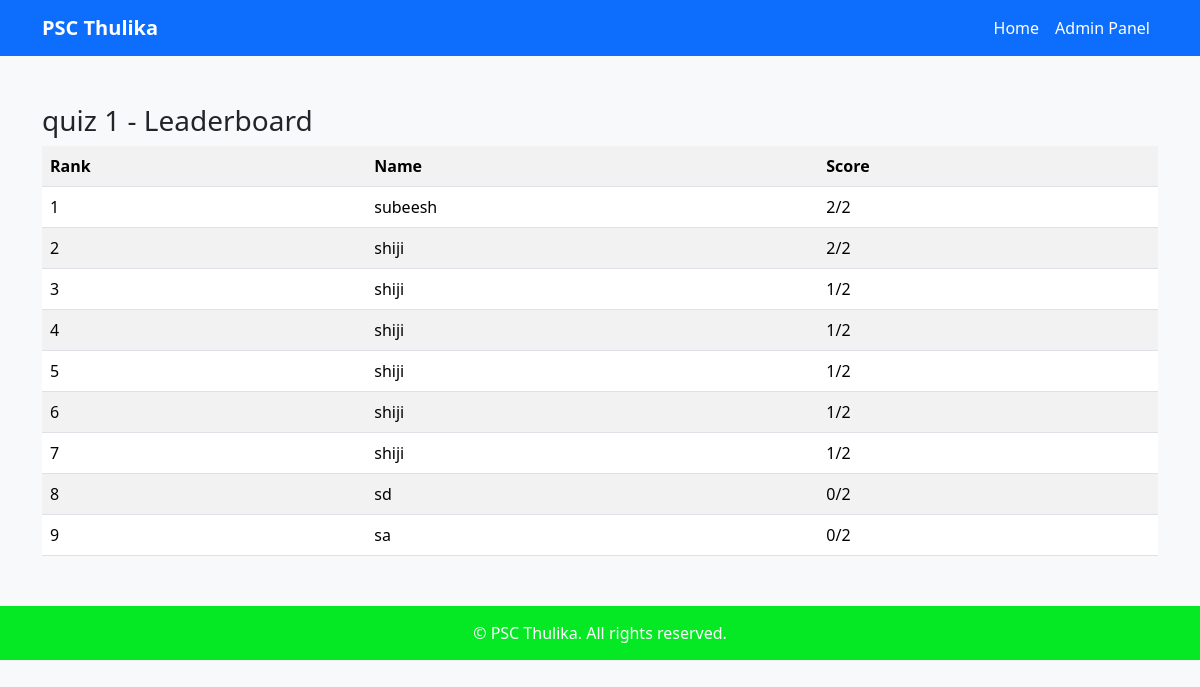
/leaderboard/1/, run on the app's committed database.
### quiz/models.py (models this page shows, shortened)
class Quiz(models.Model):
    title = models.CharField(max_length=200)
    description = models.TextField(blank=True)

class Result(models.Model):
    quiz = models.ForeignKey(Quiz, on_delete=models.CASCADE)
    user_name = models.CharField(max_length=100)
    score = models.IntegerField()
    total = models.IntegerField()
    date_taken = models.DateTimeField(auto_now_add=True)

### quiz/views.py (the view)
# urls.py: path('leaderboard/<int:quiz_id>/', views.leaderboard, name='leaderboard'),
def leaderboard(request, quiz_id):
    quiz = get_object_or_404(Quiz, id=quiz_id)
    results = Result.objects.filter(quiz=quiz).order_by('-score')
    return render(request, 'quiz/leaderboard.html', {
        'quiz': quiz,
        'results': results
    })

### quiz/templates/quiz/leaderboard.html
{% extends 'quiz/base.html' %}
{% block content %}
<h3>{{ quiz.title }} - Leaderboard</h3>
<table class="table table-striped">
    <tr>
        <th>Rank</th>
        <th>Name</th>
        <th>Score</th>
    </tr>
    {% for result in results %}
    <tr>
        <td>{{ forloop.counter }}</td>
        <td>{{ result.user_name }}</td>
        <td>{{ result.score }}/{{ result.total }}</td>
    </tr>
    {% endfor %}
</table>
{% endblock %}

### quiz/templates/quiz/base.html (shortened to what this page needs)
<!DOCTYPE html>
<html lang="en">
<head>
    <link href="https://cdn.jsdelivr.net/npm/bootstrap@5.3.2/dist/css/bootstrap.min.css" rel="stylesheet">
</head>
<body>
<nav class="navbar navbar-expand-lg navbar-dark">
    <div class="container">
        <a class="navbar-brand" href="/">PSC Thulika</a>
        <div class="collapse navbar-collapse" id="navbarNav">
            <ul class="navbar-nav ms-auto">
                <li class="nav-item">
                    <a class="nav-link" href="{% url 'home' %}">Home</a>
                </li>
                <li class="nav-item">
                    <a class="nav-link" href="{% url 'admin_dashboard' %}">Admin Panel</a>
                </li>
            </ul>
        </div>
    </div>
</nav>
<div class="container my-5">
    {% block content %}
    {% endblock %}
</div>
<footer>
    <div class="container">
        &copy; {{ now.year }} PSC Thulika. All rights reserved.
    </div>
</footer>
</body>
</html>

### quiz/templates/quiz/base.html (style rules this page uses)
body { background-color: #f8f9fa; font-family: 'Segoe UI', Tahoma, Geneva, Verdana, sans-serif; }
.navbar { background-color: #0d6efd; }
.navbar-brand { color: white !important; font-weight: bold; }
.navbar a.nav-link { color: white !important; }
footer { background-color: #04e923; color: white; padding: 15px 0; text-align: center; margin-top: 50px; }

### data on the page
Quiz: title "quiz 1"
Result: user_name "subeesh", score "2", total "2"
Result: user_name "shiji", score "2", total "2"
Result: user_name "shiji", score "1", total "2"
Result: user_name "shiji", score "1", total "2"
Result: user_name "shiji", score "1", total "2"
Result: user_name "shiji", score "1", total "2"
Result: user_name "shiji", score "1", total "2"
Result: user_name "sd", score "0", total "2"
Result: user_name "sa", score "0", total "2"
